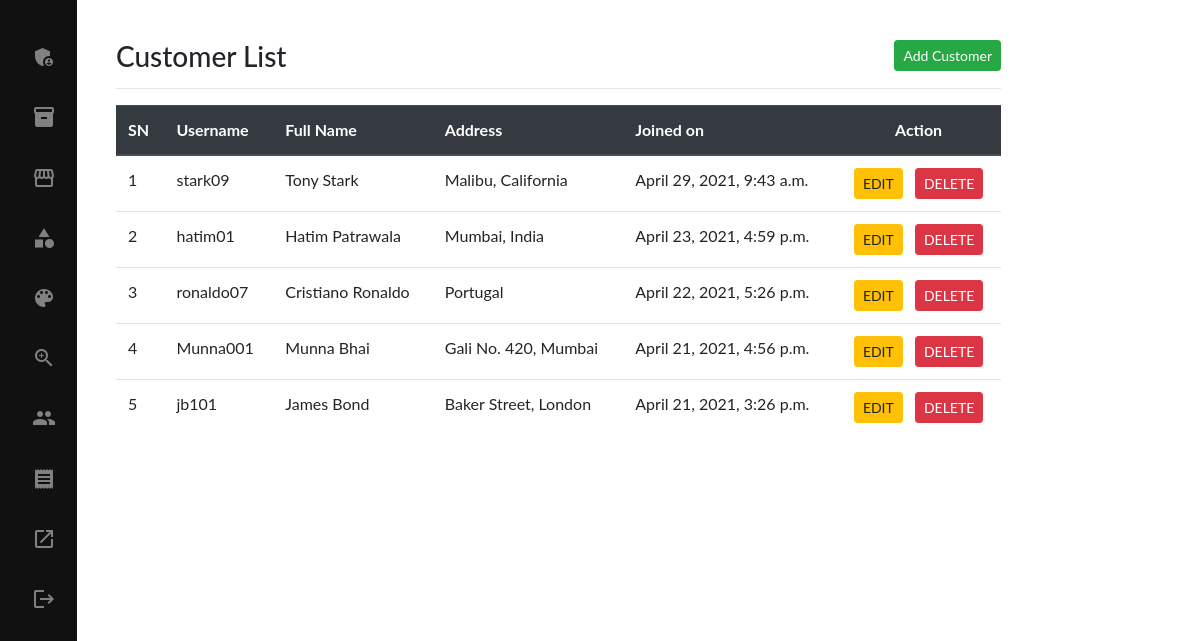
/admin-user-list (signed in), run on the app's committed database.
### main/models.py (models this page shows, shortened)
class Customer(models.Model):
    user = models.OneToOneField(User, on_delete=models.CASCADE)
    full_name = models.CharField(max_length=200)
    address = models.CharField(max_length=200, null=True, blank=True)
    joined_on = models.DateTimeField(auto_now_add=True)
    class Meta:
        verbose_name_plural = 'Customers'

### main/views.py (the view)
# urls.py: path('admin-user-list', AdminUserListView.as_view(), name="adminUserList"),
class AdminUserListView(AdminRequiredMixin, ListView):
    template_name = 'admin/adminUserList.html'
    queryset = Customer.objects.all().order_by("-id")
    context_object_name = "customers"

### main/template_context.py (called while the page is built)
def get_filters(request):
	cats=Product.objects.distinct().values('category__title','category__id')
	brands=Product.objects.distinct().values('brand__title','brand__id')
	colors=ProductAttribute.objects.distinct().values('color__title','color__id','color__color_code')
	sizes=ProductAttribute.objects.distinct().values('size__title','size__id')
	data={
		'cats':cats,
		'brands':brands,
		'colors':colors,
		'sizes':sizes,
	}
	return data

### main/views.py (called while the page is built)
    def dispatch(self, request, *args, **kwargs):
        if request.user.is_authenticated and request.user.is_superuser:
            pass
        else:
            return redirect("/login/")
        return super().dispatch(request, *args, **kwargs)

### main/templates/admin/adminUserList.html
{% extends 'admin/adminbase3.html' %}
{% load static %}
{% load humanize %}
{% block content %}
<div class="row">
    <div class="col-md-10">
        <br />
            <div style="float: left;">
                <h3>Customer List</h3>
            </div>
            <div style="float: right;"><a href="{% url 'addCustomer' %}" class="btn btn-success btn-sm">Add Customer</a></div>
            <br />
        <hr class="mt-4">
        <table class="table table-hover">
            <thead class="thead-dark">
                <tr>
                    <th>SN</th>
                    <th>Username</th>
                    <th>Full Name</th>
                    <th>Address</th>
                    <th>Joined on</th>
                    <th style="text-align:center" >Action</th>
                </tr>
            </thead>
            <tbody>
                {% for customer in customers %}
                <tr>
                    <td>{{forloop.counter}}</td>
                    <td>{{customer.user.username}}</td>
                    <td>{{customer.full_name}}</td>
                    <td>{{customer.address}}</td>
                    <td>{{customer.joined_on}}</td>
                    <td style="text-align:center" ><a href="{% url 'userUpdate' customer.id %}" class="btn btn-warning mr-2 btn-sm"> EDIT </a>
                        <a href="{% url 'deletecustomer' customer.user.id %}" onclick="return confirm('Are you sure you want to delete this User?')"
                            class="btn btn-danger btn-sm"> DELETE </a>
                        </td>
                </tr>
                {% endfor %}
            </tbody>
        </table>
    </div>
</div>
{% endblock %}

### main/templates/admin/adminbase3.html (style rules this page uses)
body { font-family: "Lato", sans-serif; }

### data on the page
Customer: user.username "stark09", full_name "Tony Stark", address "Malibu, California", joined_on "April 29, 2021, 9:43 a.m."
Customer: user.username "hatim01", full_name "Hatim Patrawala", address "Mumbai, India", joined_on "April 23, 2021, 4:59 p.m."
Customer: user.username "ronaldo07", full_name "Cristiano Ronaldo", address "Portugal", joined_on "April 22, 2021, 5:26 p.m."
Customer: user.username "Munna001", full_name "Munna Bhai", address "Gali No. 420, Mumbai", joined_on "April 21, 2021, 4:56 p.m."
Customer: user.username "jb101", full_name "James Bond", address "Baker Street, London", joined_on "April 21, 2021, 3:26 p.m."
